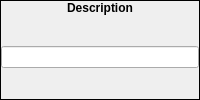
            <widget class="QFrame" name="frame_84">
             <property name="focusPolicy">
              <enum>Qt::ClickFocus</enum>
             </property>
             <property name="frameShape">
              <enum>QFrame::Box</enum>
             </property>
             <property name="frameShadow">
              <enum>QFrame::Plain</enum>
             </property>
             <layout class="QVBoxLayout" name="verticalLayout_177">
              <property name="spacing">
               <number>0</number>
              </property>
              <property name="margin">
               <number>0</number>
              </property>
              <item>
               <widget class="QLabel" name="label_147">
                <property name="sizePolicy">
                 <sizepolicy hsizetype="Preferred" vsizetype="Fixed">
                  <horstretch>0</horstretch>
                  <verstretch>0</verstretch>
                 </sizepolicy>
                </property>
                <property name="font">
                 <font>
                  <weight>75</weight>
                  <bold>true</bold>
                 </font>
                </property>
                <property name="focusPolicy">
                 <enum>Qt::ClickFocus</enum>
                </property>
                <property name="text">
                 <string>Description</string>
                </property>
                <property name="alignment">
                 <set>Qt::AlignCenter</set>
                </property>
               </widget>
              </item>
              <item>
               <widget class="QWidget" name="widget_94" native="true">
                <property name="focusPolicy">
                 <enum>Qt::ClickFocus</enum>
                </property>
                <layout class="QVBoxLayout" name="verticalLayout_178">
                 <property name="spacing">
                  <number>0</number>
                 </property>
                 <property name="margin">
                  <number>0</number>
                 </property>
                 <item>
                  <widget class="QLineEdit" name="weapon_leDescription">
                   <property name="focusPolicy">
                    <enum>Qt::ClickFocus</enum>
                   </property>
                   <property name="maxLength">
                    <number>64</number>
                   </property>
                  </widget>
                 </item>
                </layout>
               </widget>
              </item>
             </layout>
            </widget>
